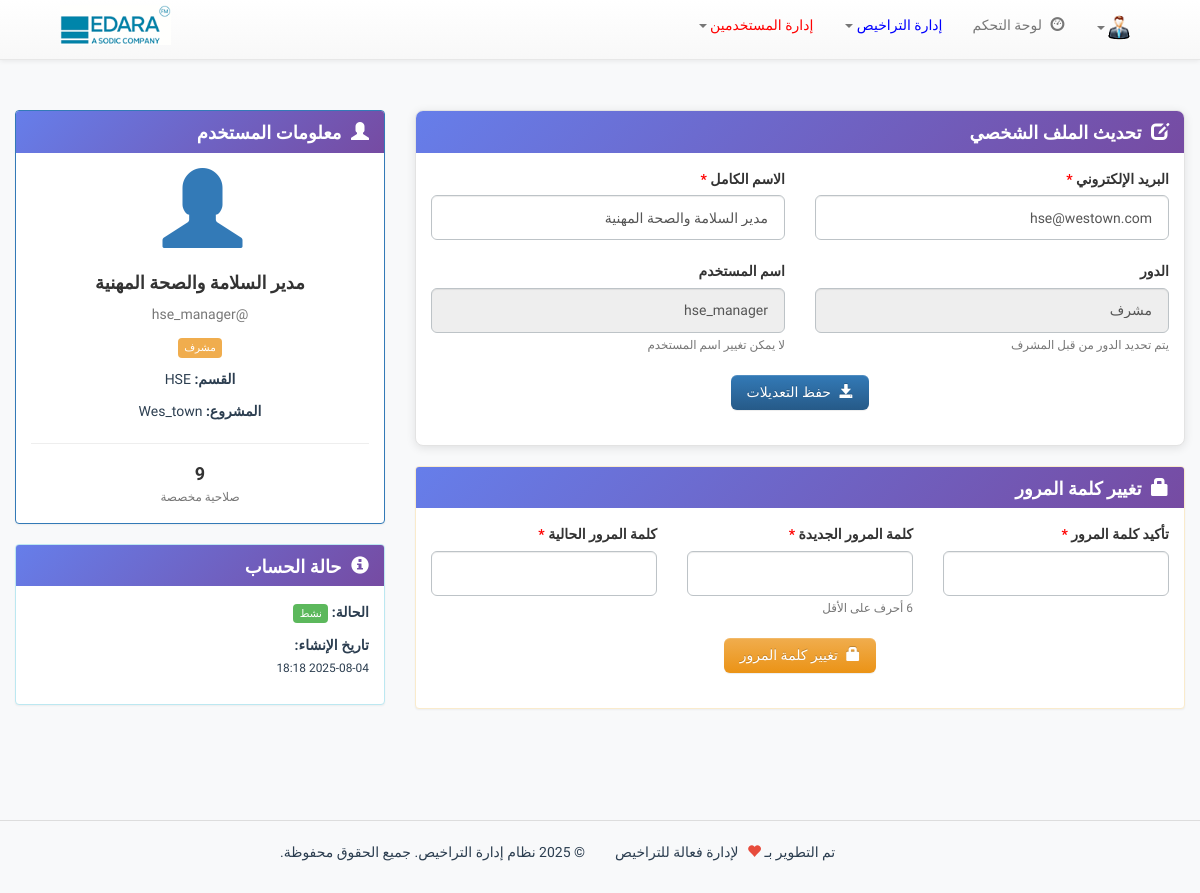
The app's page /profile.php (signed in) with its own data.
### tables this page shows
CREATE TABLE `users` (
  `user_id` int(11) NOT NULL,
  `username` varchar(50) NOT NULL,
  `email` varchar(100) NOT NULL,
  `password` varchar(255) NOT NULL,
  `full_name` varchar(255) NOT NULL,
  `role` enum('super_admin','admin','user') NOT NULL DEFAULT 'user',
  `department_id` int(11) DEFAULT NULL,
  `parent_admin_id` int(11) DEFAULT NULL,
  `is_active` tinyint(1) DEFAULT 1,
  `last_login` timestamp NULL DEFAULT NULL,
  `created_at` timestamp NOT NULL DEFAULT current_timestamp(),
  `updated_at` timestamp NOT NULL DEFAULT current_timestamp() ON UPDATE current_timestamp(),
  `project_id` int(11) DEFAULT NULL
);

CREATE TABLE `departments` (
  `department_id` int(11) NOT NULL,
  `department_name` varchar(255) NOT NULL,
  `department_description` text DEFAULT NULL,
  `is_active` tinyint(1) DEFAULT 1,
  `created_at` timestamp NOT NULL DEFAULT current_timestamp(),
  `updated_at` timestamp NOT NULL DEFAULT current_timestamp() ON UPDATE current_timestamp(),
  `department_email` varchar(255) DEFAULT NULL COMMENT 'Email address for the department to receive notifications'
);

CREATE TABLE `projects` (
  `project_id` int(11) NOT NULL,
  `project_name` varchar(255) NOT NULL,
  `project_description` text DEFAULT NULL,
  `is_active` tinyint(1) DEFAULT 1,
  `created_at` timestamp NOT NULL DEFAULT current_timestamp(),
  `updated_at` timestamp NOT NULL DEFAULT current_timestamp() ON UPDATE current_timestamp()
);

### profile.php (the view, shortened to what this page needs)
<?php
$userId = getUserId();
try {
    $conn = getDBConnection();
    $stmt = $conn->prepare("
        SELECT u.*, d.department_name, p.project_name, p.project_id
        FROM users u
        LEFT JOIN departments d ON u.department_id = d.department_id
        LEFT JOIN projects p ON u.project_id = p.project_id
        WHERE u.user_id = ? AND u.is_active = 1
    ");
    $stmt->execute([$userId]);
    $user = $stmt->fetch();
    $permStmt = $conn->prepare("
        SELECT COUNT(*) as permissions_count
        FROM user_permissions up
        JOIN permissions p ON up.permission_id = p.permission_id
        WHERE up.user_id = ? AND up.is_active = 1 AND p.is_active = 1
    ");
    $permStmt->execute([$userId]);
    $permissionsData = $permStmt->fetch();
    $permissionsCount = $permissionsData['permissions_count'] ?? 0;
} catch (Exception $e) {
    error_log("Profile page error: " . $e->getMessage());
    setMessage('حدث خطأ في تحميل الملف الشخصي', 'danger');
    header('Location: dashboard.php');
    exit;
}
include 'includes/header.php';
?>
<div class="container content-wrapper">
    <div class="row">
        <div class="col-md-4">
            <div class="panel panel-primary">
                <div class="panel-heading">
                    <h4><i class="glyphicon glyphicon-user"></i> معلومات المستخدم</h4>
                </div>
                <div class="panel-body text-center">
                    <div class="user-avatar">
                        <i class="glyphicon glyphicon-user" style="font-size: 80px; color: #337ab7;"></i>
                    </div>
                    <h4><?php echo htmlspecialchars($user['full_name']); ?></h4>
                    <p class="text-muted">@<?php echo htmlspecialchars($user['username']); ?></p>
                    <?php
                    $roleNames = [
                        'super_admin' => 'مدير عام',
                        'admin' => 'مشرف',
                        'user' => 'مستخدم عادي'
                    ];
                    $roleBadgeClass = [
                        'super_admin' => 'label-danger',
                        'admin' => 'label-warning',
                        'user' => 'label-info'
                    ];
                    ?>
                    <p>
                        <span class="label <?php echo $roleBadgeClass[$user['role']] ?? 'label-default'; ?>">
                            <?php echo $roleNames[$user['role']] ?? $user['role']; ?>
                        </span>
                    </p>
                    <?php if ($user['department_name']): ?>
                        <p><strong>القسم:</strong> <?php echo htmlspecialchars($user['department_name']); ?></p>
                    <?php endif; ?>
                    <?php if ($user['project_name']): ?>
                        <p><strong>المشروع:</strong> <?php echo htmlspecialchars($user['project_name']); ?></p>
                    <?php endif; ?>
                    <hr>
                    <div class="row">
                        <div class="col-xs-12 text-center">
                            <h4><?php echo $permissionsCount; ?></h4>
                            <p class="text-muted">صلاحية مخصصة</p>
                        </div>
                    </div>
                </div>
            </div>
            <div class="panel panel-info">
                <div class="panel-heading">
                    <h4><i class="glyphicon glyphicon-info-sign"></i> حالة الحساب</h4>
                </div>
                <div class="panel-body">
                    <p><strong>الحالة:</strong>
                        <span class="label label-success">نشط</span>
                    </p>
                    <p><strong>تاريخ الإنشاء:</strong><br>
                        <small><?php echo date('Y-m-d H:i', strtotime($user['created_at'])); ?></small>
                    </p>
                </div>
            </div>
        </div>
        <div class="col-md-8">
            <div class="panel panel-default">
                <div class="panel-heading">
                    <h4><i class="glyphicon glyphicon-edit"></i> تحديث الملف الشخصي</h4>
                </div>
                <div class="panel-body">
                    <form id="profileForm">
                        <div class="row">
                            <div class="col-md-6">
                                <div class="form-group">
                                    <label for="full_name" class="required">الاسم الكامل</label>
                                    <input type="text" id="full_name" name="full_name" class="form-control"
                                           value="<?php echo htmlspecialchars($user['full_name']); ?>"
                                           tabindex="1" required>
                                </div>
                            </div>
                            <div class="col-md-6">
                                <div class="form-group">
                                    <label for="email" class="required">البريد الإلكتروني</label>
                                    <input type="email" id="email" name="email" class="form-control"
                                           value="<?php echo htmlspecialchars($user['email']); ?>"
                                           tabindex="2" required>
                                </div>
                            </div>
                        </div>
                        <div class="row">
                            <div class="col-md-6">
                                <div class="form-group">
                                    <label for="username">اسم المستخدم</label>
                                    <input type="text" id="username" name="username" class="form-control"
                                           value="<?php echo htmlspecialchars($user['username']); ?>"
                                           tabindex="3" readonly>
                                    <small class="text-muted">لا يمكن تغيير اسم المستخدم</small>
                                </div>
                            </div>
                            <div class="col-md-6">
                                <div class="form-group">
                                    <label for="role">الدور</label>
                                    <input type="text" class="form-control"
                                           value="<?php echo $roleNames[$user['role']] ?? $user['role']; ?>" readonly>
                                    <small class="text-muted">يتم تحديد الدور من قبل المشرف</small>
                                </div>
                            </div>
                        </div>
                        <div class="form-group text-center">
                            <button type="submit" class="btn btn-primary btn-lg" tabindex="4">
                                <i class="glyphicon glyphicon-save"></i> حفظ التعديلات
                            </button>
                        </div>
                    </form>
                </div>
            </div>
            <div class="panel panel-warning">
                <div class="panel-heading">
                    <h4><i class="glyphicon glyphicon-lock"></i> تغيير كلمة المرور</h4>
                </div>
                <div class="panel-body">
                    <form id="passwordForm">
                        <div class="row">
                            <div class="col-md-4">
                                <div class="form-group">
                                    <label for="current_password" class="required">كلمة المرور الحالية</label>
                                    <input type="password" id="current_password" name="current_password"
                                           class="form-control" tabindex="5" required>
                                </div>
                            </div>
                            <div class="col-md-4">
                                <div class="form-group">
                                    <label for="new_password" class="required">كلمة المرور الجديدة</label>
                                    <input type="password" id="new_password" name="new_password"
                                           class="form-control" tabindex="6" required minlength="6">
                                    <small class="text-muted">6 أحرف على الأقل</small>
                                </div>
                            </div>
                            <div class="col-md-4">
                                <div class="form-group">
                                    <label for="confirm_password" class="required">تأكيد كلمة المرور</label>
                                    <input type="password" id="confirm_password" name="confirm_password"
                                           class="form-control" tabindex="7" required>
                                </div>
                            </div>
                        </div>
                        <div class="form-group text-center">
                            <button type="submit" class="btn btn-warning btn-lg" tabindex="8">
                                <i class="glyphicon glyphicon-lock"></i> تغيير كلمة المرور
                            </button>
                        </div>
                    </form>
                </div>
            </div>
        </div>
    </div>
</div>
<?php include 'includes/footer.php'; ?>

### custom/css/arabic-style.css (style rules this page uses)
body { font-family: 'Cairo', 'Tahoma', 'Arial', sans-serif !important; direction: rtl; text-align: right; font-size: 14px; line-height: 1.6; }
.btn { font-family: 'Cairo', 'Tahoma', 'Arial', sans-serif; font-weight: 500; }
.btn .glyphicon, .btn .fa { margin-left: 5px !important; margin-right: 0 !important; }
.panel-heading { background: linear-gradient(135deg, #667eea 0%, #764ba2 100%) !important; color: white !important; border: none !important; }
.panel-heading h4 { color: white !important; margin: 0; font-weight: 600; }
.panel-default { border: 1px solid #e3e3e3; box-shadow: 0 2px 10px rgba(0,0,0,0.1); border-radius: 8px; overflow: hidden; }
.form-control { direction: rtl; text-align: right; font-family: 'Cairo', 'Tahoma', 'Arial', sans-serif; }
.form-control::placeholder { text-align: right; color: #999; }
.form-group label { font-weight: 600; color: #333; }
.label { font-family: 'Cairo', 'Tahoma', 'Arial', sans-serif; font-weight: 500; padding: 0.3em 0.6em; border-radius: 4px; }
.glyphicon, .fa { margin-left: 5px !important; margin-right: 0 !important; }
.content-wrapper { min-height: calc(100vh - 120px); padding: 20px 0; }
h1, h2, h3, h4, h5, h6 { font-family: 'Cairo', 'Tahoma', 'Arial', sans-serif; font-weight: 600; color: #333; }
p, span, div { font-family: 'Cairo', 'Tahoma', 'Arial', sans-serif; }
.required { color: #e74c3c; font-weight: bold; margin-left: 3px; }
@media (min-width: 1200px) { .container { width: 1170px; } }

### css/unified-styles.css (style rules this page uses)
:root { --primary-color: #2c3e50; --primary-light: #34495e; --primary-dark: #1a252f; --secondary-color: #3498db; --secondary-light: #5dade2; --secondary-dark: #2980b9; --success-color: #27ae60; --success-light: #58d68d; --success-dark: #1e8449; --warning-color: #f39c12; --warning-light: #f7dc6f; --warning-dark: #d68910; --danger-color: #e74c3c; --danger-light: #ec7063; --danger-dark: #c0392b; --info-color: #17a2b8; --info-light: #5dade2; --info-dark: #117a8b; --light-color: #ecf0f1; --dark-color: #2c3e50; --white: #ffffff; --gray: #95a5a6; --gray-light: #bdc3c7; --gray-dark: #7f8c8d; --shadow-sm: 0 2px 4px rgba(0,0,0,0.1); --shadow-md: 0 4px 8px rgba(0,0,0,0.15); --shadow-lg: 0 8px 16px rgba(0,0,0,0.2); --transition: all 0.3s ease; --transition-fast: all 0.15s ease; }
body { font-family: 'Cairo', 'Tahoma', 'Arial', sans-serif; background-color: #f8f9fa; color: var(--dark-color); line-height: 1.6; }
.btn { border-radius: 6px; font-weight: 500; transition: var(--transition); border: none; padding: 8px 16px; font-size: 14px; }
.btn-primary { background-color: var(--primary-color); border-color: var(--primary-color); }
.btn-warning { background-color: var(--warning-color); border-color: var(--warning-color); }
.form-control { border-radius: 6px; border: 1px solid var(--gray-light); padding: 12px 16px; transition: var(--transition); font-size: 14px; min-height: 45px; line-height: 1.4; }
.form-group { margin-bottom: 20px; }

### includes/header.php (style rules this page uses)
body { font-family: 'Cairo', 'Tahoma', 'Arial', sans-serif !important; direction: rtl; text-align: right; }
.form-control { text-align: right; }
.content-wrapper { margin-top: 20px; }
body { padding-top: 70px; }

### profile.php (style rules this page uses)
.required:after { content: " *"; color: red; }
.user-avatar { margin-bottom: 20px; }
.panel .panel-body .row h4 { margin-top: 0; margin-bottom: 5px; }
.panel .panel-body .row p.text-muted { margin-bottom: 0; font-size: 12px; }

### records on screen
users: full_name "مدير السلامة والصحة المهنية", username "hse_manager", role "مشرف", department.department_name "HSE", project.project_name "Wes_town", created_at "2025-08-04 18:18", email "hse@westown.com"

### other values on screen
$permissionsCount "9"
